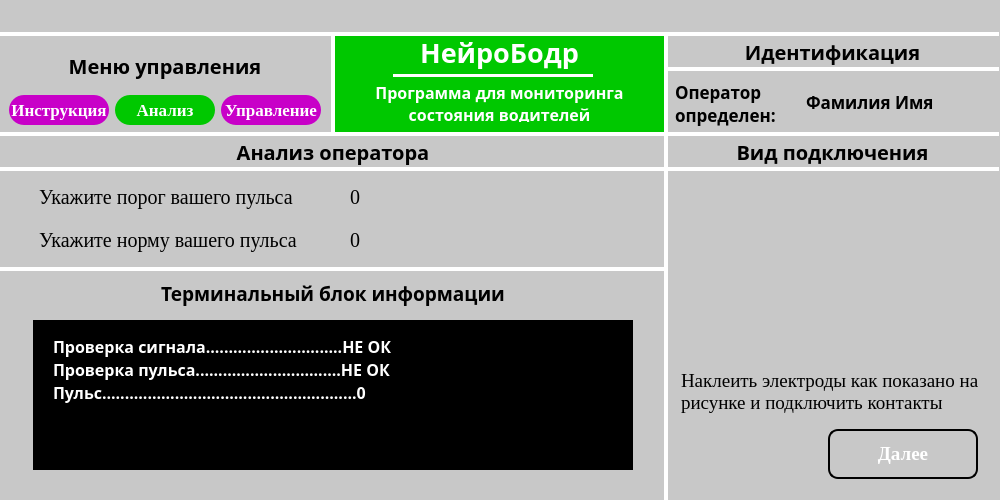
<?xml version="1.0" encoding="UTF-8"?>
<ui version="4.0">
 <class>MainWindow</class>
 <widget class="QMainWindow" name="MainWindow">
  <property name="geometry">
   <rect>
    <x>0</x>
    <y>0</y>
    <width>1000</width>
    <height>500</height>
   </rect>
  </property>
  <property name="minimumSize">
   <size>
    <width>1000</width>
    <height>500</height>
   </size>
  </property>
  <property name="maximumSize">
   <size>
    <width>1000</width>
    <height>500</height>
   </size>
  </property>
  <property name="windowTitle">
   <string>MainWindow</string>
  </property>
  <property name="styleSheet">
   <string notr="true">background-color: rgb(200,200,200)</string>
  </property>
  <widget class="QWidget" name="centralwidget">
   <property name="styleSheet">
    <string notr="true"/>
   </property>
   <layout class="QGridLayout" name="gridLayout">
    <property name="leftMargin">
     <number>0</number>
    </property>
    <property name="topMargin">
     <number>0</number>
    </property>
    <property name="rightMargin">
     <number>0</number>
    </property>
    <property name="bottomMargin">
     <number>0</number>
    </property>
    <property name="spacing">
     <number>0</number>
    </property>
    <item row="0" column="0" colspan="2">
     <widget class="QWidget" name="widget" native="true">
      <property name="minimumSize">
       <size>
        <width>0</width>
        <height>34</height>
       </size>
      </property>
      <property name="maximumSize">
       <size>
        <width>16777215</width>
        <height>34</height>
       </size>
      </property>
      <property name="styleSheet">
       <string notr="true">#widget {border-bottom: 2px solid white}</string>
      </property>
      <layout class="QGridLayout" name="gridLayout_2">
       <property name="leftMargin">
        <number>965</number>
       </property>
       <property name="topMargin">
        <number>0</number>
       </property>
       <property name="rightMargin">
        <number>0</number>
       </property>
       <property name="bottomMargin">
        <number>2</number>
       </property>
       <property name="spacing">
        <number>0</number>
       </property>
       <item row="0" column="0">
        <widget class="QLabel" name="label">
         <property name="minimumSize">
          <size>
           <width>32</width>
           <height>32</height>
          </size>
         </property>
         <property name="maximumSize">
          <size>
           <width>32</width>
           <height>32</height>
          </size>
         </property>
         <property name="text">
          <string/>
         </property>
         <property name="pixmap">
          <pixmap>../files/cca214d59144695f1a33c0fc94e61885af4de6ef.png</pixmap>
         </property>
         <property name="scaledContents">
          <bool>true</bool>
         </property>
        </widget>
       </item>
      </layout>
     </widget>
    </item>
    <item row="1" column="0" colspan="2">
     <widget class="QWidget" name="widget_2" native="true">
      <property name="minimumSize">
       <size>
        <width>0</width>
        <height>100</height>
       </size>
      </property>
      <property name="maximumSize">
       <size>
        <width>16777215</width>
        <height>100</height>
       </size>
      </property>
      <property name="styleSheet">
       <string notr="true"/>
      </property>
      <layout class="QGridLayout" name="gridLayout_6">
       <property name="leftMargin">
        <number>0</number>
       </property>
       <property name="topMargin">
        <number>0</number>
       </property>
       <property name="rightMargin">
        <number>0</number>
       </property>
       <property name="bottomMargin">
        <number>0</number>
       </property>
       <property name="spacing">
        <number>0</number>
       </property>
       <item row="0" column="0" rowspan="2">
        <widget class="QWidget" name="widget_5" native="true">
         <property name="minimumSize">
          <size>
           <width>333</width>
           <height>100</height>
          </size>
         </property>
         <property name="maximumSize">
          <size>
           <width>333</width>
           <height>100</height>
          </size>
         </property>
         <property name="styleSheet">
          <string notr="true">#widget_5 {border-top: 2px solid white; border-bottom: 2px solid white; border-right: 2px solid white}</string>
         </property>
         <layout class="QGridLayout" name="gridLayout_9">
          <item row="0" column="0" colspan="3">
           <widget class="QLabel" name="label_8">
            <property name="font">
             <font>
              <family>Jura</family>
              <pointsize>15</pointsize>
              <weight>75</weight>
              <bold>true</bold>
             </font>
            </property>
            <property name="text">
             <string>Меню управления</string>
            </property>
            <property name="alignment">
             <set>Qt::AlignCenter</set>
            </property>
           </widget>
          </item>
          <item row="1" column="0">
           <widget class="QPushButton" name="pushButton_5">
            <property name="minimumSize">
             <size>
              <width>100</width>
              <height>30</height>
             </size>
            </property>
            <property name="maximumSize">
             <size>
              <width>100</width>
              <height>30</height>
             </size>
            </property>
            <property name="font">
             <font>
              <family>Tinos</family>
              <pointsize>13</pointsize>
              <weight>75</weight>
              <bold>true</bold>
             </font>
            </property>
            <property name="styleSheet">
             <string notr="true">background-color: rgb(200,0,200); color: white; border-radius: 15px</string>
            </property>
            <property name="text">
             <string>Инструкция</string>
            </property>
           </widget>
          </item>
          <item row="1" column="1">
           <widget class="QPushButton" name="pushButton_3">
            <property name="minimumSize">
             <size>
              <width>100</width>
              <height>30</height>
             </size>
            </property>
            <property name="maximumSize">
             <size>
              <width>100</width>
              <height>30</height>
             </size>
            </property>
            <property name="font">
             <font>
              <family>Tinos</family>
              <pointsize>13</pointsize>
              <weight>75</weight>
              <bold>true</bold>
             </font>
            </property>
            <property name="styleSheet">
             <string notr="true">background-color: rgb(0,200,0); color: white; border-radius: 15px</string>
            </property>
            <property name="text">
             <string>Анализ</string>
            </property>
           </widget>
          </item>
          <item row="1" column="2">
           <widget class="QPushButton" name="pushButton_4">
            <property name="minimumSize">
             <size>
              <width>100</width>
              <height>30</height>
             </size>
            </property>
            <property name="maximumSize">
             <size>
              <width>100</width>
              <height>30</height>
             </size>
            </property>
            <property name="font">
             <font>
              <family>Tinos</family>
              <pointsize>13</pointsize>
              <weight>75</weight>
              <bold>true</bold>
             </font>
            </property>
            <property name="styleSheet">
             <string notr="true">background-color: rgb(200,0,200); color: white; border-radius: 15px</string>
            </property>
            <property name="text">
             <string>Управление</string>
            </property>
           </widget>
          </item>
         </layout>
        </widget>
       </item>
       <item row="0" column="1" rowspan="2">
        <widget class="QWidget" name="widget_4" native="true">
         <property name="minimumSize">
          <size>
           <width>333</width>
           <height>100</height>
          </size>
         </property>
         <property name="maximumSize">
          <size>
           <width>333</width>
           <height>100</height>
          </size>
         </property>
         <property name="styleSheet">
          <string notr="true">*{background-color: rgb(0,200,0)} #widget_4 {border-top: 2px solid white; border-bottom: 2px solid white; border-left: 2px solid white; border-right: 2px solid white}</string>
         </property>
         <widget class="QLabel" name="label_2">
          <property name="geometry">
           <rect>
            <x>9</x>
            <y>0</y>
            <width>315</width>
            <height>41</height>
           </rect>
          </property>
          <property name="font">
           <font>
            <family>Jura</family>
            <pointsize>20</pointsize>
            <weight>75</weight>
            <italic>false</italic>
            <bold>true</bold>
           </font>
          </property>
          <property name="styleSheet">
           <string notr="true">color: white; background-color: rgba(0,0,0,0)</string>
          </property>
          <property name="text">
           <string>НейроБодр</string>
          </property>
          <property name="alignment">
           <set>Qt::AlignHCenter|Qt::AlignTop</set>
          </property>
         </widget>
         <widget class="QLabel" name="label_3">
          <property name="geometry">
           <rect>
            <x>9</x>
            <y>47</y>
            <width>315</width>
            <height>41</height>
           </rect>
          </property>
          <property name="font">
           <font>
            <family>Jura</family>
            <pointsize>12</pointsize>
            <weight>75</weight>
            <bold>true</bold>
           </font>
          </property>
          <property name="styleSheet">
           <string notr="true">color: white; background-color: rgba(0,0,0,0)</string>
          </property>
          <property name="text">
           <string>Программа для мониторинга состояния водителей</string>
          </property>
          <property name="alignment">
           <set>Qt::AlignHCenter|Qt::AlignTop</set>
          </property>
          <property name="wordWrap">
           <bool>true</bool>
          </property>
         </widget>
         <widget class="QWidget" name="widget_9" native="true">
          <property name="geometry">
           <rect>
            <x>60</x>
            <y>40</y>
            <width>200</width>
            <height>3</height>
           </rect>
          </property>
          <property name="minimumSize">
           <size>
            <width>200</width>
            <height>3</height>
           </size>
          </property>
          <property name="maximumSize">
           <size>
            <width>200</width>
            <height>3</height>
           </size>
          </property>
          <property name="styleSheet">
           <string notr="true">background-color: white</string>
          </property>
         </widget>
        </widget>
       </item>
       <item row="0" column="2">
        <widget class="QWidget" name="widget_12" native="true">
         <property name="minimumSize">
          <size>
           <width>333</width>
           <height>35</height>
          </size>
         </property>
         <property name="maximumSize">
          <size>
           <width>333</width>
           <height>35</height>
          </size>
         </property>
         <property name="styleSheet">
          <string notr="true">#widget_12 {border-top: 2px solid white; border-bottom: 2px solid white; border-left: 2px solid white}</string>
         </property>
         <layout class="QGridLayout" name="gridLayout_8">
          <property name="leftMargin">
           <number>2</number>
          </property>
          <property name="topMargin">
           <number>2</number>
          </property>
          <property name="rightMargin">
           <number>2</number>
          </property>
          <property name="bottomMargin">
           <number>2</number>
          </property>
          <property name="spacing">
           <number>2</number>
          </property>
          <item row="0" column="0">
           <widget class="QLabel" name="label_9">
            <property name="font">
             <font>
              <family>Jura</family>
              <pointsize>15</pointsize>
              <weight>75</weight>
              <bold>true</bold>
             </font>
            </property>
            <property name="text">
             <string>Идентификация</string>
            </property>
            <property name="alignment">
             <set>Qt::AlignCenter</set>
            </property>
           </widget>
          </item>
         </layout>
        </widget>
       </item>
       <item row="1" column="2">
        <widget class="QWidget" name="widget_13" native="true">
         <property name="minimumSize">
          <size>
           <width>333</width>
           <height>35</height>
          </size>
         </property>
         <property name="maximumSize">
          <size>
           <width>121</width>
           <height>123123</height>
          </size>
         </property>
         <property name="styleSheet">
          <string notr="true">#widget_13 {border-top: 2px solid white; border-bottom: 2px solid white; border-left: 2px solid white}</string>
         </property>
         <layout class="QGridLayout" name="gridLayout_10">
          <item row="0" column="0">
           <widget class="QLabel" name="label_21">
            <property name="minimumSize">
             <size>
              <width>125</width>
              <height>50</height>
             </size>
            </property>
            <property name="maximumSize">
             <size>
              <width>125</width>
              <height>50</height>
             </size>
            </property>
            <property name="font">
             <font>
              <family>Jura</family>
              <pointsize>13</pointsize>
              <weight>75</weight>
              <bold>true</bold>
             </font>
            </property>
            <property name="text">
             <string>Оператор определен:</string>
            </property>
            <property name="alignment">
             <set>Qt::AlignLeading|Qt::AlignLeft|Qt::AlignVCenter</set>
            </property>
            <property name="wordWrap">
             <bool>true</bool>
            </property>
           </widget>
          </item>
          <item row="0" column="1">
           <widget class="QLabel" name="label_22">
            <property name="font">
             <font>
              <family>Jura</family>
              <pointsize>13</pointsize>
              <weight>75</weight>
              <bold>true</bold>
             </font>
            </property>
            <property name="text">
             <string>Фамилия Имя</string>
            </property>
            <property name="alignment">
             <set>Qt::AlignLeading|Qt::AlignLeft|Qt::AlignVCenter</set>
            </property>
            <property name="wordWrap">
             <bool>true</bool>
            </property>
           </widget>
          </item>
         </layout>
        </widget>
       </item>
      </layout>
     </widget>
    </item>
    <item row="2" column="0">
     <widget class="QWidget" name="widget_3" native="true">
      <property name="minimumSize">
       <size>
        <width>333</width>
        <height>35</height>
       </size>
      </property>
      <property name="maximumSize">
       <size>
        <width>666</width>
        <height>35</height>
       </size>
      </property>
      <property name="styleSheet">
       <string notr="true">#widget_3 {border-top: 2px solid white; border-bottom: 2px solid white; border-right: 2px solid white}</string>
      </property>
      <layout class="QGridLayout" name="gridLayout_3">
       <property name="leftMargin">
        <number>2</number>
       </property>
       <property name="topMargin">
        <number>2</number>
       </property>
       <property name="rightMargin">
        <number>2</number>
       </property>
       <property name="bottomMargin">
        <number>2</number>
       </property>
       <property name="spacing">
        <number>2</number>
       </property>
       <item row="0" column="0">
        <widget class="QLabel" name="label_4">
         <property name="font">
          <font>
           <family>Jura</family>
           <pointsize>15</pointsize>
           <weight>75</weight>
           <bold>true</bold>
          </font>
         </property>
         <property name="text">
          <string>Анализ оператора</string>
         </property>
         <property name="alignment">
          <set>Qt::AlignCenter</set>
         </property>
        </widget>
       </item>
      </layout>
     </widget>
    </item>
    <item row="2" column="1">
     <widget class="QWidget" name="widget_6" native="true">
      <property name="minimumSize">
       <size>
        <width>333</width>
        <height>35</height>
       </size>
      </property>
      <property name="maximumSize">
       <size>
        <width>333</width>
        <height>35</height>
       </size>
      </property>
      <property name="font">
       <font>
        <pointsize>1</pointsize>
       </font>
      </property>
      <property name="styleSheet">
       <string notr="true">#widget_6 {border-top: 2px solid white; border-bottom: 2px solid white; border-left: 2px solid white}</string>
      </property>
      <layout class="QGridLayout" name="gridLayout_5">
       <property name="leftMargin">
        <number>2</number>
       </property>
       <property name="topMargin">
        <number>2</number>
       </property>
       <property name="rightMargin">
        <number>2</number>
       </property>
       <property name="bottomMargin">
        <number>2</number>
       </property>
       <property name="spacing">
        <number>2</number>
       </property>
       <item row="0" column="0">
        <widget class="QLabel" name="label_6">
         <property name="font">
          <font>
           <family>Jura</family>
           <pointsize>15</pointsize>
           <weight>75</weight>
           <bold>true</bold>
          </font>
         </property>
         <property name="text">
          <string>Вид подключения</string>
         </property>
         <property name="alignment">
          <set>Qt::AlignCenter</set>
         </property>
        </widget>
       </item>
      </layout>
     </widget>
    </item>
    <item row="3" column="0">
     <widget class="QWidget" name="widget_7" native="true">
      <property name="minimumSize">
       <size>
        <width>333</width>
        <height>100</height>
       </size>
      </property>
      <property name="maximumSize">
       <size>
        <width>666</width>
        <height>100</height>
       </size>
      </property>
      <property name="styleSheet">
       <string notr="true">#widget_7 {border-top: 2px solid white; border-right: 2px solid white; border-bottom: 2px solid white}</string>
      </property>
      <layout class="QGridLayout" name="gridLayout_4">
       <item row="0" column="0">
        <widget class="QLabel" name="label_16">
         <property name="minimumSize">
          <size>
           <width>275</width>
           <height>35</height>
          </size>
         </property>
         <property name="maximumSize">
          <size>
           <width>275</width>
           <height>35</height>
          </size>
         </property>
         <property name="font">
          <font>
           <family>Tinos</family>
           <pointsize>15</pointsize>
           <weight>50</weight>
           <bold>false</bold>
          </font>
         </property>
         <property name="text">
          <string>Укажите порог вашего пульса</string>
         </property>
         <property name="alignment">
          <set>Qt::AlignLeading|Qt::AlignLeft|Qt::AlignVCenter</set>
         </property>
         <property name="wordWrap">
          <bool>true</bool>
         </property>
        </widget>
       </item>
       <item row="0" column="1">
        <widget class="QLabel" name="label_18">
         <property name="minimumSize">
          <size>
           <width>275</width>
           <height>35</height>
          </size>
         </property>
         <property name="maximumSize">
          <size>
           <width>275</width>
           <height>35</height>
          </size>
         </property>
         <property name="font">
          <font>
           <family>Tinos</family>
           <pointsize>15</pointsize>
           <weight>50</weight>
           <bold>false</bold>
          </font>
         </property>
         <property name="text">
          <string>0</string>
         </property>
         <property name="alignment">
          <set>Qt::AlignLeading|Qt::AlignLeft|Qt::AlignVCenter</set>
         </property>
         <property name="wordWrap">
          <bool>true</bool>
         </property>
        </widget>
       </item>
       <item row="1" column="0">
        <widget class="QLabel" name="label_17">
         <property name="minimumSize">
          <size>
           <width>275</width>
           <height>35</height>
          </size>
         </property>
         <property name="maximumSize">
          <size>
           <width>275</width>
           <height>35</height>
          </size>
         </property>
         <property name="font">
          <font>
           <family>Tinos</family>
           <pointsize>15</pointsize>
           <weight>50</weight>
           <bold>false</bold>
          </font>
         </property>
         <property name="text">
          <string>Укажите норму вашего пульса</string>
         </property>
         <property name="alignment">
          <set>Qt::AlignLeading|Qt::AlignLeft|Qt::AlignVCenter</set>
         </property>
         <property name="wordWrap">
          <bool>true</bool>
         </property>
        </widget>
       </item>
       <item row="1" column="1">
        <widget class="QLabel" name="label_19">
         <property name="minimumSize">
          <size>
           <width>275</width>
           <height>35</height>
          </size>
         </property>
         <property name="maximumSize">
          <size>
           <width>275</width>
           <height>35</height>
          </size>
         </property>
         <property name="font">
          <font>
           <family>Tinos</family>
           <pointsize>15</pointsize>
           <weight>50</weight>
           <bold>false</bold>
          </font>
         </property>
         <property name="text">
          <string>0</string>
         </property>
         <property name="alignment">
          <set>Qt::AlignLeading|Qt::AlignLeft|Qt::AlignVCenter</set>
         </property>
         <property name="wordWrap">
          <bool>true</bool>
         </property>
        </widget>
       </item>
      </layout>
     </widget>
    </item>
    <item row="3" column="1" rowspan="2">
     <widget class="QWidget" name="widget_8" native="true">
      <property name="minimumSize">
       <size>
        <width>333</width>
        <height>35</height>
       </size>
      </property>
      <property name="maximumSize">
       <size>
        <width>333</width>
        <height>123123</height>
       </size>
      </property>
      <property name="styleSheet">
       <string notr="true">#widget_8 {border-top: 2px solid white; border-left: 2px solid white;}</string>
      </property>
      <widget class="QPushButton" name="pushButton_2">
       <property name="geometry">
        <rect>
         <x>162</x>
         <y>260</y>
         <width>150</width>
         <height>50</height>
        </rect>
       </property>
       <property name="minimumSize">
        <size>
         <width>150</width>
         <height>50</height>
        </size>
       </property>
       <property name="maximumSize">
        <size>
         <width>150</width>
         <height>50</height>
        </size>
       </property>
       <property name="font">
        <font>
         <family>Tinos</family>
         <pointsize>14</pointsize>
         <weight>75</weight>
         <bold>true</bold>
        </font>
       </property>
       <property name="styleSheet">
        <string notr="true">background-color: rgb(200,200,200); color: white; border-radius: 10px; border: 2px solid black</string>
       </property>
       <property name="text">
        <string>Далее</string>
       </property>
      </widget>
      <widget class="QLabel" name="label_13">
       <property name="geometry">
        <rect>
         <x>30</x>
         <y>40</y>
         <width>125</width>
         <height>125</height>
        </rect>
       </property>
       <property name="minimumSize">
        <size>
         <width>125</width>
         <height>125</height>
        </size>
       </property>
       <property name="maximumSize">
        <size>
         <width>125</width>
         <height>125</height>
        </size>
       </property>
       <property name="text">
        <string/>
       </property>
       <property name="pixmap">
        <pixmap>../files/hand1.png</pixmap>
       </property>
       <property name="scaledContents">
        <bool>true</bool>
       </property>
      </widget>
      <widget class="QLabel" name="label_14">
       <property name="geometry">
        <rect>
         <x>15</x>
         <y>200</y>
         <width>300</width>
         <height>45</height>
        </rect>
       </property>
       <property name="minimumSize">
        <size>
         <width>300</width>
         <height>45</height>
        </size>
       </property>
       <property name="maximumSize">
        <size>
         <width>300</width>
         <height>45</height>
        </size>
       </property>
       <property name="font">
        <font>
         <family>Tinos</family>
         <pointsize>14</pointsize>
         <weight>50</weight>
         <bold>false</bold>
        </font>
       </property>
       <property name="text">
        <string>Наклеить электроды как показано на рисунке и подключить контакты</string>
       </property>
       <property name="alignment">
        <set>Qt::AlignLeading|Qt::AlignLeft|Qt::AlignVCenter</set>
       </property>
       <property name="wordWrap">
        <bool>true</bool>
       </property>
      </widget>
      <widget class="QLabel" name="label_15">
       <property name="geometry">
        <rect>
         <x>180</x>
         <y>40</y>
         <width>125</width>
         <height>125</height>
        </rect>
       </property>
       <property name="minimumSize">
        <size>
         <width>125</width>
         <height>125</height>
        </size>
       </property>
       <property name="maximumSize">
        <size>
         <width>125</width>
         <height>125</height>
        </size>
       </property>
       <property name="text">
        <string/>
       </property>
       <property name="pixmap">
        <pixmap>../files/hand2.png</pixmap>
       </property>
       <property name="scaledContents">
        <bool>true</bool>
       </property>
      </widget>
     </widget>
    </item>
    <item row="4" column="0">
     <widget class="QWidget" name="widget_10" native="true">
      <property name="minimumSize">
       <size>
        <width>333</width>
        <height>100</height>
       </size>
      </property>
      <property name="maximumSize">
       <size>
        <width>666</width>
        <height>123123</height>
       </size>
      </property>
      <property name="styleSheet">
       <string notr="true">#widget_10 {border-top: 2px solid white; border-right: 2px solid white;}</string>
      </property>
      <layout class="QGridLayout" name="gridLayout_7">
       <property name="topMargin">
        <number>4</number>
       </property>
       <property name="bottomMargin">
        <number>20</number>
       </property>
       <item row="0" column="0">
        <widget class="QLabel" name="label_5">
         <property name="minimumSize">
          <size>
           <width>0</width>
           <height>25</height>
          </size>
         </property>
         <property name="maximumSize">
          <size>
           <width>16777215</width>
           <height>25</height>
          </size>
         </property>
         <property name="font">
          <font>
           <family>Jura</family>
           <pointsize>14</pointsize>
           <weight>75</weight>
           <bold>true</bold>
          </font>
         </property>
         <property name="text">
          <string>Терминальный блок информации</string>
         </property>
         <property name="alignment">
          <set>Qt::AlignCenter</set>
         </property>
        </widget>
       </item>
       <item row="1" column="0">
        <widget class="QWidget" name="widget_11" native="true">
         <property name="minimumSize">
          <size>
           <width>600</width>
           <height>150</height>
          </size>
         </property>
         <property name="maximumSize">
          <size>
           <width>600</width>
           <height>150</height>
          </size>
         </property>
         <property name="styleSheet">
          <string notr="true">background-color: black; color: white</string>
         </property>
         <layout class="QGridLayout" name="gridLayout_11">
          <property name="leftMargin">
           <number>20</number>
          </property>
          <property name="topMargin">
           <number>15</number>
          </property>
          <property name="bottomMargin">
           <number>50</number>
          </property>
          <item row="0" column="0">
           <widget class="QLabel" name="label_7">
            <property name="minimumSize">
             <size>
              <width>0</width>
              <height>25</height>
             </size>
            </property>
            <property name="maximumSize">
             <size>
              <width>16777215</width>
              <height>25</height>
             </size>
            </property>
            <property name="font">
             <font>
              <family>Jura</family>
              <pointsize>12</pointsize>
              <weight>75</weight>
              <bold>true</bold>
             </font>
            </property>
            <property name="text">
             <string>Проверка сигнала..............................НЕ ОК</string>
            </property>
            <property name="alignment">
             <set>Qt::AlignLeading|Qt::AlignLeft|Qt::AlignTop</set>
            </property>
           </widget>
          </item>
          <item row="1" column="0">
           <widget class="QLabel" name="label_10">
            <property name="minimumSize">
             <size>
              <width>0</width>
              <height>25</height>
             </size>
            </property>
            <property name="maximumSize">
             <size>
              <width>16777215</width>
              <height>25</height>
             </size>
            </property>
            <property name="font">
             <font>
              <family>Jura</family>
              <pointsize>12</pointsize>
              <weight>75</weight>
              <bold>true</bold>
             </font>
            </property>
            <property name="text">
             <string>Проверка пульса................................НЕ ОК</string>
            </property>
            <property name="alignment">
             <set>Qt::AlignLeading|Qt::AlignLeft|Qt::AlignTop</set>
            </property>
           </widget>
          </item>
          <item row="2" column="0">
           <widget class="QLabel" name="label_11">
            <property name="minimumSize">
             <size>
              <width>0</width>
              <height>25</height>
             </size>
            </property>
            <property name="maximumSize">
             <size>
              <width>16777215</width>
              <height>25</height>
             </size>
            </property>
            <property name="font">
             <font>
              <family>Jura</family>
              <pointsize>12</pointsize>
              <weight>75</weight>
              <bold>true</bold>
             </font>
            </property>
            <property name="text">
             <string>Пульс........................................................0</string>
            </property>
            <property name="alignment">
             <set>Qt::AlignLeading|Qt::AlignLeft|Qt::AlignTop</set>
            </property>
           </widget>
          </item>
          <item row="3" column="0">
           <widget class="QLabel" name="label_12">
            <property name="minimumSize">
             <size>
              <width>0</width>
              <height>25</height>
             </size>
            </property>
            <property name="maximumSize">
             <size>
              <width>16777215</width>
              <height>25</height>
             </size>
            </property>
            <property name="font">
             <font>
              <family>Jura</family>
              <pointsize>12</pointsize>
              <weight>75</weight>
              <bold>true</bold>
             </font>
            </property>
            <property name="text">
             <string/>
            </property>
            <property name="alignment">
             <set>Qt::AlignLeading|Qt::AlignLeft|Qt::AlignTop</set>
            </property>
           </widget>
          </item>
         </layout>
        </widget>
       </item>
      </layout>
     </widget>
    </item>
   </layout>
  </widget>
 </widget>
 <resources/>
 <connections/>
</ui>
